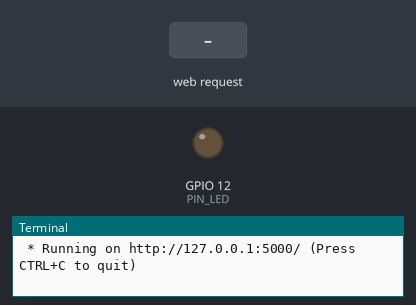
Simulated run of this program. Board: Raspberry Pi (BCM pin numbers). Shown: output pins drawn as LEDs (lit = HIGH), the last lines printed to the terminal. The test bench sets the inputs (shaded band). The clock reads 2024-03-15 10:24:30 at power-on unless the program sets it.

Above: at 1.2 s.
1.3 s: HTTP request for /on received
At 2.7 s:
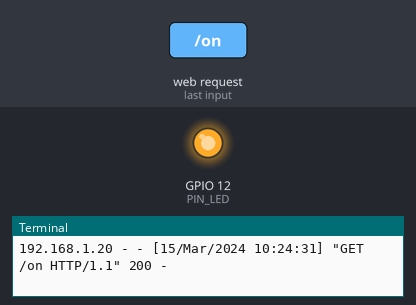
4.3 s: HTTP request for /off received
At 5.0 s:
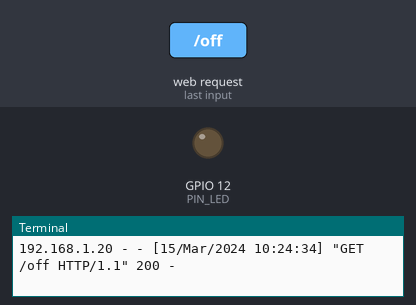
Timing chart, 0 to 7.3 s (numbered marks = the images above; inputs shaded):
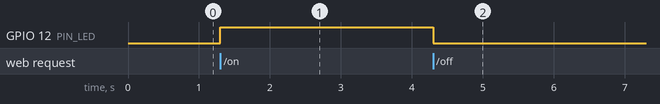

Measured:
- after the input at 1.3 s, GPIO 12 (PIN_LED): LOW → HIGH at once
- after the input at 4.3 s, GPIO 12 (PIN_LED): HIGH → LOW at once

The program:

app.py
```python
import RPi.GPIO as GPIO
import time
from flask import Flask, render_template

app = Flask(__name__)
GPIO.setmode(GPIO.BCM)

PIN_LED = 12

GPIO.setup(PIN_LED, GPIO.OUT)

@app.route('/')
def index():
    return "INDEX"

@app.route('/<int:value>')
def get_int(value):
    return f"숫자로 인식{value}"

@app.route('/<string:state>')
def get_string(state):
    if state.lower() == 'on':
        GPIO.output(PIN_LED, True)
    elif state.lower() == 'off':
        GPIO.output(PIN_LED, False)
    return state

if __name__ == '__main__':
    try:
        app.run()
    except KeyboardInterrupt:
        GPIO.cleanup()
```
